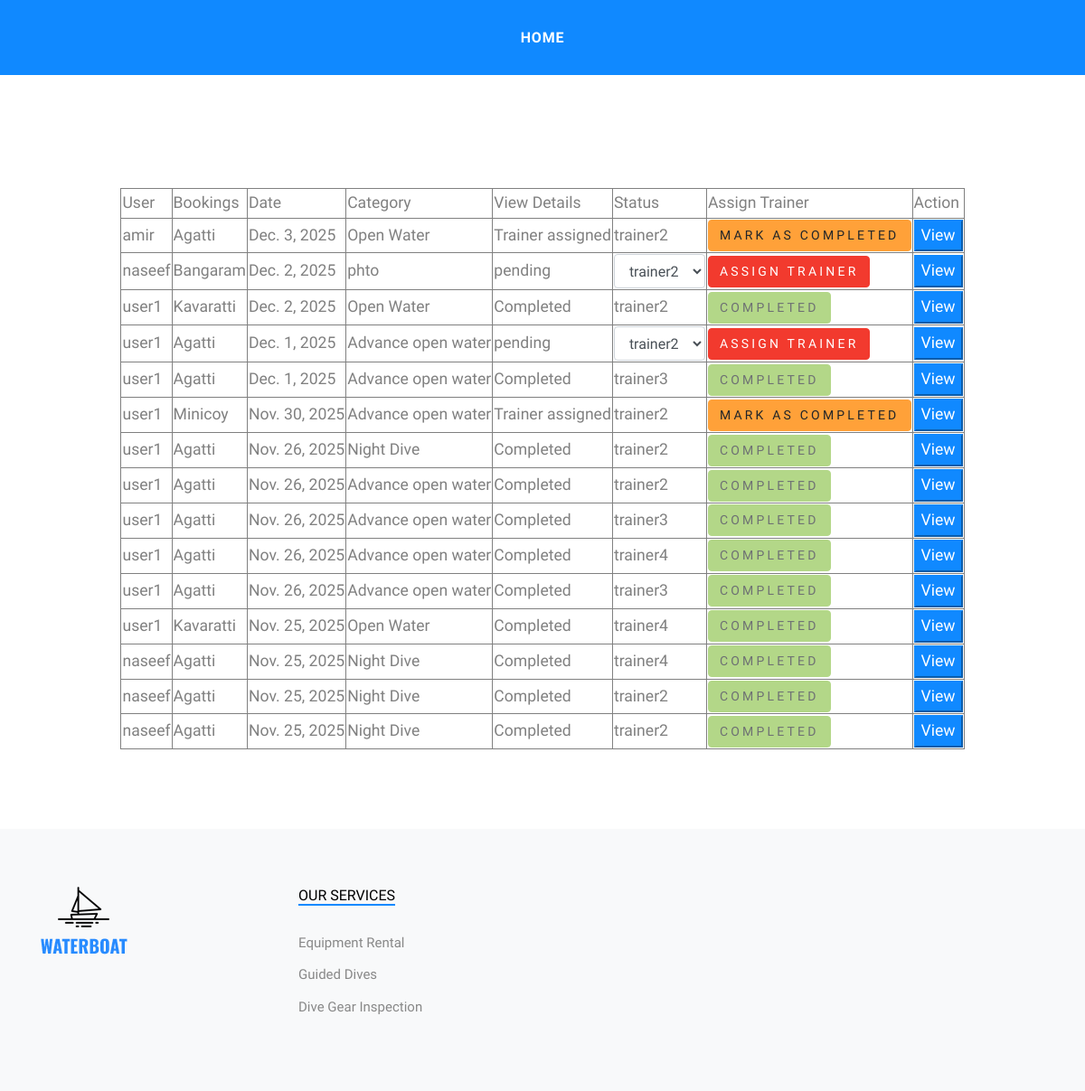
The app's page /admin_viewuserbooking with its own data.
### app/models.py (models this page shows)
class dive(models.Model):
    date = models.DateField(auto_now_add=True,null=True)
    user_id = models.ForeignKey(User,on_delete=models.CASCADE,null=True)
    places = models.ForeignKey(place,on_delete=models.CASCADE,null=True)
    categorys = models.ForeignKey(category,on_delete=models.CASCADE,null=True)
    status=models.CharField(default='pending')
    trainer_id= models.ForeignKey(trainer,on_delete=models.CASCADE,null=True)
    count=models.IntegerField(default=1)

class place(models.Model):
    name = models.CharField(max_length=100)

class category(models.Model):
    name = models.CharField(max_length=100)
    description = models.CharField(max_length=100)

class trainer(models.Model):
    name = models.CharField(max_length=100)
    gender = models.CharField(max_length=100)
    contact = models.CharField(max_length=100)
    email = models.EmailField(max_length=100)
    password = models.CharField(max_length=100)
    user_id = models.ForeignKey(User,on_delete=models.CASCADE)

### app/views.py (the view)
# urls.py: path('admin_viewuserbooking',views.viewbook,name='admin_viewuserbooking'),
def viewbook(request):
    data = dive.objects.all().order_by('-date')
    data1=trainer.objects.all()
    return render(request,'admin_viewuserbooking.html',{'a':data,'b':data1})

### template/admin_viewuserbooking.html (shortened to what this page needs)
<!DOCTYPE html>
<html lang="en">
  {% load static %}
<head>
  <link rel="stylesheet" href="/static/main/fonts/icomoon/style.css">
  <link rel="stylesheet" href="/static/main/css/bootstrap.min.css">
  <link rel="stylesheet" href="/static/main/css/jquery-ui.css">
  <link rel="stylesheet" href="/static/main/css/owl.carousel.min.css">
  <link rel="stylesheet" href="/static/main/css/owl.theme.default.min.css">
  <link rel="stylesheet" href="/static/main/css/owl.theme.default.min.css">
  <link rel="stylesheet" href="/static/main/css/jquery.fancybox.min.css">
  <link rel="stylesheet" href="/static/main/css/bootstrap-datepicker.css">
  <link rel="stylesheet" href="/static/main/fonts/flaticon/font/flaticon.css">
  <link rel="stylesheet" href="/static/main/css/aos.css">
  <link href="/static/main/css/jquery.mb.YTPlayer.min.css" media="all" rel="stylesheet" type="text/css">
  <link rel="stylesheet" href="/static/main/css/style.css">
</head>
<body data-spy="scroll" data-target=".site-navbar-target" data-offset="300">
  <div class="site-wrap">
    <div class="header-top bg-light">
      <div class="site-navbar py-2 js-sticky-header site-navbar-target d-none pl-0 d-lg-block" role="banner">
        <div class="container">
          <div class="d-flex align-items-center">
            <div class="mx-auto">
              <nav class="site-navigation position-relative text-right" role="navigation">
                <ul class="site-menu main-menu js-clone-nav mr-auto d-none pl-0 d-lg-block">
                  <li>
                    <a href="{% url 'admin_homepage' %}" class="nav-link text-left">Home</a>
                  </li>
                </ul>
              </nav>
            </div>
          </div>
        </div>
      </div>
    </div>
    <div class="site-section">
      <br><br><br><br>
        <table align="center" border="1">
            <thead>
              <tr>
                <td>User</td>
                <td>Bookings</td>
                <td>Date</td>
                <td>Category</td>
                <td>View Details</td>
                <td>Status</td>
                <td>Assign Trainer</td>
                <td>Action</td>
            </tr>
            </thead>
            <tbody>
          {% for i in a %}
<tr>
    <form action="{% url 'assign_trainer' i.id %}" method="POST">
        <td>{{ i.user_id.first_name }}</td>
        <td>{{ i.places.name }}</td>
        <td>{{ i.date }}</td>
        <td>{{ i.categorys.name }}</td>
        <td>{{ i.status }}</td>
        <td>
          {% if i.trainer_id == null %}
            <select name="trainer" class="form-control">
                {% for j in b %}
                    <option value="{{ j.id }}">{{ j.name }}</option>
                {% endfor %}
            </select>
          {% else %}
          {{i.trainer_id.name}}
          {% endif %}
        </td>
       <td>
    {% if i.status == "pending" %}
        <button type="submit" class="btn btn-danger">Assign Trainer</button>
    {% elif i.status == "Trainer assigned" %}
        <a href="{% url 'task_complete' i.id %}" class="btn btn-warning">
            Mark as completed
        </a>
    {% else %}
        <span class="btn btn-success disabled">Completed</span>
    {% endif %}
</td>
    </form>
     <td>
          <a href="{% url 'filled_forms' i.id %}"><button class="btn-primary">View</button></a>
        </td>
</tr>
{% endfor %}
            </tbody>
        </table>
    </div>
    <div class="footer bg-light">
      <div class="container">
        <div class="row">
          <div class="col-lg-3">
            <p class="mb-4"><img src="{% static 'Index/images/logo2.png' %}" alt="Image" class="img-fluid"></p>
          </div>
          <div class="col-lg-3">
            <h3 class="footer-heading"><span>Our Services</span></h3>
            <ul class="list-unstyled">
              <li><a>Equipment Rental</a></li>
              <li><a>Guided Dives</a></li>
              <li><a>Dive Gear Inspection</a></li>
            </ul>
          </div>
        </div>
      </div>
    </div>
  </div>
</body>
</html>

### static/Index/css/style.css (style rules this page uses)
html { overflow-x: hidden; }
body { line-height: 1.7; color: gray; font-weight: 300; font-size: 1.1rem; }
a { -webkit-transition: .3s all ease; -o-transition: .3s all ease; transition: .3s all ease; }
h1, h2, h3, h4, h5, .h1, .h2, .h3, .h4, .h5 { font-family: "Oswald", sans-serif; }
.site-wrap:before { display: none; -webkit-transition: .3s all ease-in-out; -o-transition: .3s all ease-in-out; transition: .3s all ease-in-out; background: rgba(0, 0, 0, 0.6); content: ""; position: absolute; z-index: 2000; top: 0; left: 0; right: 0; bottom: 0; opacity: 0; visibility: hidden; }
.site-section { padding: 2.5em 0; }
@media (min-width: 768px) { .site-section { padding: 5em 0; } }
.site-navbar { font-family: "Oswald", sans-serif; margin-bottom: 0px; z-index: 1999; width: 100%; }
.site-navbar .site-navigation .site-menu { margin-bottom: 0; }
.site-navbar .site-navigation .site-menu a { text-decoration: none !important; display: inline-block; }
.site-navbar .site-navigation .site-menu > li { display: inline-block; }
.site-navbar .site-navigation .site-menu > li > a { text-transform: uppercase; font-size: 16px; letter-spacing: .05rem; font-weight: 900; padding: 20px 20px; color: #fff; display: inline-block; text-decoration: none !important; }
.site-mobile-menu .site-nav-wrap { padding: 0; margin: 0; list-style: none; position: relative; }
.site-mobile-menu .site-nav-wrap a { padding: 10px 20px; display: block; position: relative; color: #212529; }
.site-mobile-menu .site-nav-wrap li { position: relative; display: block; }
.site-mobile-menu .site-nav-wrap > li { display: block; position: relative; float: left; width: 100%; }
.site-mobile-menu .site-nav-wrap > li > a { padding-left: 20px; font-size: 20px; }
.sticky-wrapper .site-navbar { -webkit-transition: .3s all ease; -o-transition: .3s all ease; transition: .3s all ease; background: #1089ff; }
.sticky-wrapper .site-navbar .site-menu > li { display: inline-block; }
.footer { padding: 4rem 0; background: #000; font-size: 15px; color: #888; }
.footer .footer-heading { font-size: 16px; color: #000; margin-bottom: 30px; text-transform: uppercase; }
.footer .footer-heading > span { border-bottom: 2px solid #1089ff; }
.footer ul li { margin-bottom: 10px; }
.btn { text-transform: uppercase; font-size: 14px; letter-spacing: .2rem; font-family: "Oswald", sans-serif; }

### records on screen
dive: user_id.first_name "amir", places.name "Agatti", date "Dec. 3, 2025", categorys.name "Open Water", status "Trainer assigned", trainer_id.name "trainer2", shows "MARK AS COMPLETED"
dive: user_id.first_name "naseef", places.name "Bangaram", date "Dec. 2, 2025", categorys.name "phto", status "pending", shows "ASSIGN TRAINER"
dive: user_id.first_name "user1", places.name "Kavaratti", date "Dec. 2, 2025", categorys.name "Open Water", status "Completed", trainer_id.name "trainer2", shows "COMPLETED"
dive: user_id.first_name "user1", places.name "Agatti", date "Dec. 1, 2025", categorys.name "Advance open water", status "pending", shows "ASSIGN TRAINER"
dive: user_id.first_name "user1", places.name "Agatti", date "Dec. 1, 2025", categorys.name "Advance open water", status "Completed", trainer_id.name "trainer3", shows "COMPLETED"
dive: user_id.first_name "user1", places.name "Minicoy", date "Nov. 30, 2025", categorys.name "Advance open water", status "Trainer assigned", trainer_id.name "trainer2", shows "MARK AS COMPLETED"
dive: user_id.first_name "user1", places.name "Agatti", date "Nov. 26, 2025", categorys.name "Night Dive", status "Completed", trainer_id.name "trainer2", shows "COMPLETED"
dive: user_id.first_name "user1", places.name "Agatti", date "Nov. 26, 2025", categorys.name "Advance open water", status "Completed", trainer_id.name "trainer2", shows "COMPLETED"
dive: user_id.first_name "user1", places.name "Agatti", date "Nov. 26, 2025", categorys.name "Advance open water", status "Completed", trainer_id.name "trainer3", shows "COMPLETED"
dive: user_id.first_name "user1", places.name "Agatti", date "Nov. 26, 2025", categorys.name "Advance open water", status "Completed", trainer_id.name "trainer4", shows "COMPLETED"
dive: user_id.first_name "user1", places.name "Agatti", date "Nov. 26, 2025", categorys.name "Advance open water", status "Completed", trainer_id.name "trainer3", shows "COMPLETED"
dive: user_id.first_name "user1", places.name "Kavaratti", date "Nov. 25, 2025", categorys.name "Open Water", status "Completed", trainer_id.name "trainer4", shows "COMPLETED"
dive: user_id.first_name "naseef", places.name "Agatti", date "Nov. 25, 2025", categorys.name "Night Dive", status "Completed", trainer_id.name "trainer4", shows "COMPLETED"
dive: user_id.first_name "naseef", places.name "Agatti", date "Nov. 25, 2025", categorys.name "Night Dive", status "Completed", trainer_id.name "trainer2", shows "COMPLETED"
dive: user_id.first_name "naseef", places.name "Agatti", date "Nov. 25, 2025", categorys.name "Night Dive", status "Completed", trainer_id.name "trainer2", shows "COMPLETED"

### other values on screen
form field trainer "trainer2"
